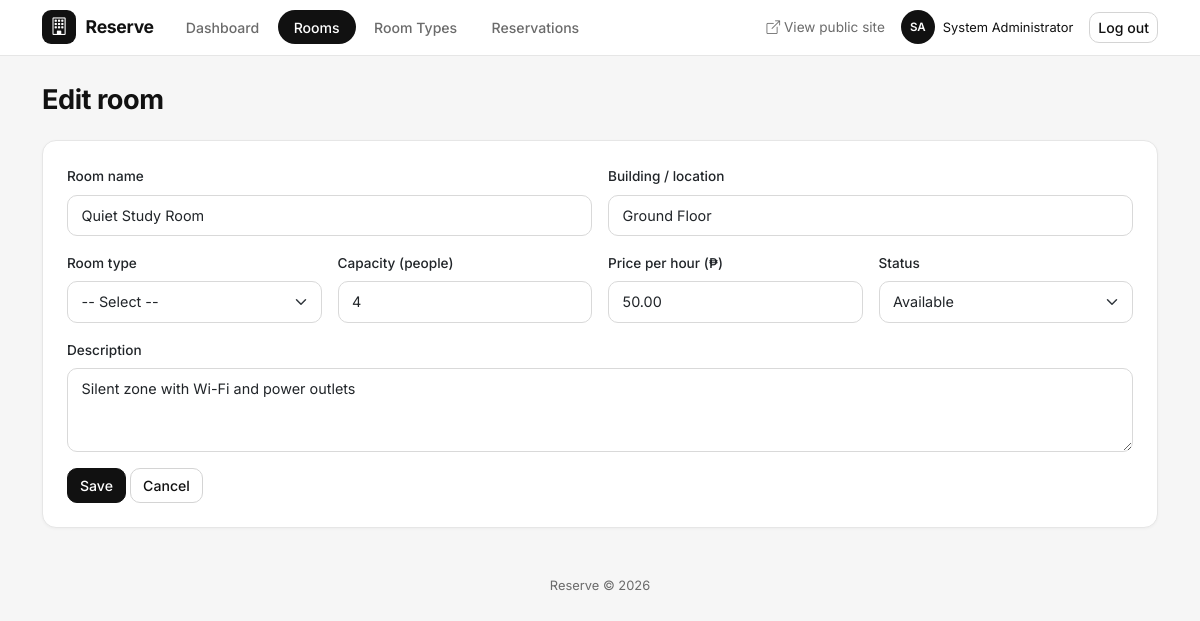
/admin/room_form.php?id=6 (signed in), run on the app's committed database.
### tables this page shows
CREATE TABLE `rooms` (
  `id` int(11) NOT NULL,
  `room_name` varchar(100) NOT NULL,
  `building` varchar(100) NOT NULL,
  `room_type_id` int(11) NOT NULL,
  `capacity` int(11) NOT NULL,
  `price_per_hour` decimal(8,2) NOT NULL DEFAULT 0.00,
  `status` enum('Available','Maintenance') NOT NULL DEFAULT 'Available',
  `description` text DEFAULT NULL,
  `created_at` timestamp NOT NULL DEFAULT current_timestamp()
);

### includes/functions.php (called while the page is built, shortened)
<?php
function e($s) { return htmlspecialchars((string)$s, ENT_QUOTES, 'UTF-8'); }

### admin/room_form.php (the view, shortened to what this page needs)
<?php
require_once __DIR__ . '/../includes/auth.php';
$id = (int)($_GET['id'] ?? 0);
$room = ['room_name' => '', 'building' => '', 'room_type_id' => '', 'capacity' => '',
         'price_per_hour' => '0', 'status' => 'Available', 'description' => ''];
if ($id) {
    $s = $conn->prepare("SELECT * FROM rooms WHERE id = ?");
    $s->bind_param("i", $id); $s->execute();
    $found = $s->get_result()->fetch_assoc();
    $room = $found;
}
require_once __DIR__ . '/../includes/header.php';
?>
<div class="page-head"><h1 class="page-title"><?= $id ? 'Edit room' : 'Add room' ?></h1></div>
<div class="card"><div class="card-body p-4">
<form method="post" class="row g-3">
  <div class="col-md-6"><label class="form-label">Room name</label>
    <input type="text" name="room_name" maxlength="100" class="form-control" placeholder="e.g. Quiet Study Room" value="<?= e($room['room_name']) ?>" required></div>
  <div class="col-md-6"><label class="form-label">Building / location</label>
    <input type="text" name="building" maxlength="100" class="form-control" placeholder="e.g. 2nd Floor" value="<?= e($room['building']) ?>" required></div>
  <div class="col-md-3"><label class="form-label">Room type</label>
    <select name="room_type_id" class="form-select" required>
      <option value="">-- Select --</option>
    </select></div>
  <div class="col-md-3"><label class="form-label">Capacity (people)</label>
    <input type="number" min="1" name="capacity" class="form-control" value="<?= e($room['capacity']) ?>" required></div>
  <div class="col-md-3"><label class="form-label">Price per hour (&#8369;)</label>
    <input type="number" min="0" step="0.01" name="price_per_hour" class="form-control" value="<?= e($room['price_per_hour']) ?>" required></div>
  <div class="col-md-3"><label class="form-label">Status</label>
    <select name="status" class="form-select">
      <?php foreach (['Available', 'Maintenance'] as $st): ?><option <?= $room['status'] === $st ? 'selected' : '' ?>><?= $st ?></option><?php endforeach; ?>
    </select></div>
  <div class="col-12"><label class="form-label">Description</label>
    <textarea name="description" rows="3" class="form-control" placeholder="e.g. Power outlets, Wi-Fi, whiteboard"><?= e($room['description']) ?></textarea></div>
  <div class="col-12">
    <button class="btn btn-primary">Save</button>
    <a href="rooms.php" class="btn btn-outline-secondary">Cancel</a>
  </div>
</form>
</div></div>
<?php require_once __DIR__ . '/../includes/footer.php'; ?>

### assets/style.css (style rules this page uses)
:root { --primary: #111111; --primary-dark: #000000; --primary-soft: #f1f1f1; --hero: #111111; --bg: #f6f6f6; --text: #111111; --muted: #6b6b6b; --border: #e6e6e6; --green: #166534; --green-soft: #dcfce7; --amber: #b45309; --amber-soft: #fef3c7; --red: #b91c1c; --red-soft: #fee2e2; }
body { font-family: 'Inter', system-ui, sans-serif; font-size: .92rem; background: var(--bg); color: var(--text); -webkit-font-smoothing: antialiased; }
a { color: var(--text); }
.page-head { display: flex; flex-wrap: wrap; justify-content: space-between; align-items: flex-end; gap: .75rem; margin-bottom: 1.5rem; }
.page-title { font-size: 1.7rem; font-weight: 700; letter-spacing: -.5px; margin: 0; }
.card { border: 1px solid var(--border); border-radius: 14px; box-shadow: 0 1px 3px rgba(0, 0, 0, .04); background: #fff; }
.btn { border-radius: 10px; font-weight: 500; font-size: .88rem; }
.btn-primary { --bs-btn-bg: var(--primary); --bs-btn-border-color: var(--primary); --bs-btn-color: #fff; --bs-btn-hover-bg: #333; --bs-btn-hover-border-color: #333; --bs-btn-hover-color: #fff; --bs-btn-active-bg: #000; --bs-btn-active-border-color: #000; }
.btn-outline-primary, .btn-outline-secondary { --bs-btn-color: var(--text); --bs-btn-border-color: #d4d4d4; --bs-btn-hover-bg: var(--primary); --bs-btn-hover-border-color: var(--primary); --bs-btn-hover-color: #fff; --bs-btn-active-bg: #000; --bs-btn-active-border-color: #000; --bs-btn-active-color: #fff; }
.form-label { font-weight: 500; font-size: .85rem; }
.form-control, .form-select { border-radius: 10px; border-color: #d9d9d9; padding: .55rem .85rem; font-size: .9rem; }

### data on the page
rooms: room_name "Quiet Study Room", building "Ground Floor", capacity "4", price_per_hour "50.00", status "Available", description "Silent zone with Wi-Fi and power outlets"

### other printed values
initials($_SESSION['full_name']) "SA"
$_SESSION['full_name'] "System Administrator"
